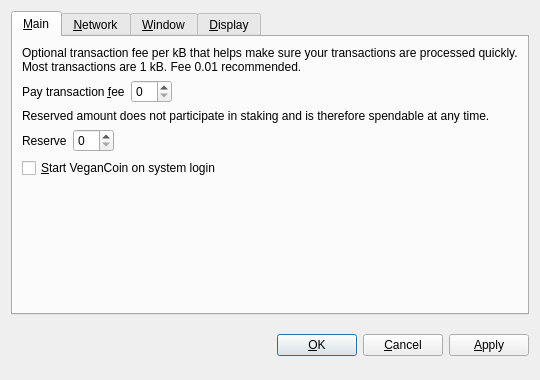
<?xml version="1.0" encoding="UTF-8"?>
<ui version="4.0">
 <class>OptionsDialog</class>
 <widget class="QDialog" name="OptionsDialog">
  <property name="geometry">
   <rect>
    <x>0</x>
    <y>0</y>
    <width>540</width>
    <height>380</height>
   </rect>
  </property>
  <property name="windowTitle">
   <string>Options</string>
  </property>
  <property name="modal">
   <bool>true</bool>
  </property>
  <layout class="QVBoxLayout" name="verticalLayout">
   <item>
    <widget class="QTabWidget" name="tabWidget">
     <property name="tabPosition">
      <enum>QTabWidget::North</enum>
     </property>
     <property name="currentIndex">
      <number>0</number>
     </property>
     <widget class="QWidget" name="tabMain">
      <attribute name="title">
       <string>&amp;Main</string>
      </attribute>
      <layout class="QVBoxLayout" name="verticalLayout_Main">
       <item>
        <widget class="QLabel" name="transactionFeeInfoLabel">
         <property name="text">
          <string>Optional transaction fee per kB that helps make sure your transactions are processed quickly. Most transactions are 1 kB. Fee 0.01 recommended.</string>
         </property>
         <property name="textFormat">
          <enum>Qt::PlainText</enum>
         </property>
         <property name="wordWrap">
          <bool>true</bool>
         </property>
        </widget>
       </item>
       <item>
        <layout class="QHBoxLayout" name="horizontalLayoutFee">
         <item>
          <widget class="QLabel" name="transactionFeeLabel">
           <property name="text">
            <string>Pay transaction &amp;fee</string>
           </property>
           <property name="textFormat">
            <enum>Qt::PlainText</enum>
           </property>
           <property name="buddy">
            <cstring>transactionFee</cstring>
           </property>
          </widget>
         </item>
         <item>
          <widget class="BitcoinAmountField" name="transactionFee"/>
         </item>
         <item>
          <spacer name="horizontalSpacerFee">
           <property name="orientation">
            <enum>Qt::Horizontal</enum>
           </property>
           <property name="sizeHint" stdset="0">
            <size>
             <width>40</width>
             <height>20</height>
            </size>
           </property>
          </spacer>
         </item>
        </layout>
       </item>
       <item>
        <widget class="QLabel" name="reserveBalanceInfoLabel">
         <property name="text">
          <string>Reserved amount does not participate in staking and is therefore spendable at any time.</string>
         </property>
         <property name="textFormat">
          <enum>Qt::PlainText</enum>
         </property>
         <property name="wordWrap">
          <bool>true</bool>
         </property>
        </widget>
       </item>
       <item>
        <layout class="QHBoxLayout" name="horizontalLayoutReserveBalance">
         <item>
          <widget class="QLabel" name="reserveBalanceLabel">
           <property name="text">
            <string>Reserve</string>
           </property>
           <property name="textFormat">
            <enum>Qt::PlainText</enum>
           </property>
           <property name="buddy">
            <cstring>reserveBalance</cstring>
           </property>
          </widget>
         </item>
         <item>
          <widget class="BitcoinAmountField" name="reserveBalance"/>
         </item>
         <item>
          <spacer name="horizontalSpacerReserveBalance">
           <property name="orientation">
            <enum>Qt::Horizontal</enum>
           </property>
           <property name="sizeHint" stdset="0">
            <size>
             <width>40</width>
             <height>20</height>
            </size>
           </property>
          </spacer>
         </item>
        </layout>
       </item>
       <item>
        <widget class="QCheckBox" name="bitcoinAtStartup">
         <property name="toolTip">
          <string>Automatically start VeganCoin after logging in to the system.</string>
         </property>
         <property name="text">
          <string>&amp;Start VeganCoin on system login</string>
         </property>
        </widget>
       </item>
       <item>
        <spacer name="verticalSpacer_Main">
         <property name="orientation">
          <enum>Qt::Vertical</enum>
         </property>
         <property name="sizeHint" stdset="0">
          <size>
           <width>20</width>
           <height>40</height>
          </size>
         </property>
        </spacer>
       </item>
      </layout>
     </widget>
     <widget class="QWidget" name="tabNetwork">
      <attribute name="title">
       <string>&amp;Network</string>
      </attribute>
      <layout class="QVBoxLayout" name="verticalLayout_Network">
       <item>
        <widget class="QCheckBox" name="mapPortUpnp">
         <property name="toolTip">
          <string>Automatically open the VeganCoin client port on the router. This only works when your router supports UPnP and it is enabled.</string>
         </property>
         <property name="text">
          <string>Map port using &amp;UPnP</string>
         </property>
        </widget>
       </item>
       <item>
        <widget class="QCheckBox" name="connectSocks">
         <property name="toolTip">
          <string>Connect to the VeganCoin network through a SOCKS proxy (e.g. when connecting through Tor).</string>
         </property>
         <property name="text">
          <string>&amp;Connect through SOCKS proxy:</string>
         </property>
        </widget>
       </item>
       <item>
        <layout class="QHBoxLayout" name="horizontalLayout_Network">
         <item>
          <widget class="QLabel" name="proxyIpLabel">
           <property name="text">
            <string>Proxy &amp;IP:</string>
           </property>
           <property name="textFormat">
            <enum>Qt::PlainText</enum>
           </property>
           <property name="buddy">
            <cstring>proxyIp</cstring>
           </property>
          </widget>
         </item>
         <item>
          <widget class="QValidatedLineEdit" name="proxyIp">
           <property name="maximumSize">
            <size>
             <width>140</width>
             <height>16777215</height>
            </size>
           </property>
           <property name="toolTip">
            <string>IP address of the proxy (e.g. 127.0.0.1)</string>
           </property>
          </widget>
         </item>
         <item>
          <widget class="QLabel" name="proxyPortLabel">
           <property name="text">
            <string>&amp;Port:</string>
           </property>
           <property name="textFormat">
            <enum>Qt::PlainText</enum>
           </property>
           <property name="buddy">
            <cstring>proxyPort</cstring>
           </property>
          </widget>
         </item>
         <item>
          <widget class="QLineEdit" name="proxyPort">
           <property name="maximumSize">
            <size>
             <width>55</width>
             <height>16777215</height>
            </size>
           </property>
           <property name="toolTip">
            <string>Port of the proxy (e.g. 9050)</string>
           </property>
          </widget>
         </item>
         <item>
          <widget class="QLabel" name="socksVersionLabel">
           <property name="text">
            <string>SOCKS &amp;Version:</string>
           </property>
           <property name="textFormat">
            <enum>Qt::PlainText</enum>
           </property>
           <property name="buddy">
            <cstring>socksVersion</cstring>
           </property>
          </widget>
         </item>
         <item>
          <widget class="QValueComboBox" name="socksVersion">
           <property name="toolTip">
            <string>SOCKS version of the proxy (e.g. 5)</string>
           </property>
          </widget>
         </item>
         <item>
          <spacer name="horizontalSpacer_Network">
           <property name="orientation">
            <enum>Qt::Horizontal</enum>
           </property>
           <property name="sizeHint" stdset="0">
            <size>
             <width>40</width>
             <height>20</height>
            </size>
           </property>
          </spacer>
         </item>
        </layout>
       </item>
       <item>
        <spacer name="verticalSpacer_Network">
         <property name="orientation">
          <enum>Qt::Vertical</enum>
         </property>
         <property name="sizeHint" stdset="0">
          <size>
           <width>20</width>
           <height>40</height>
          </size>
         </property>
        </spacer>
       </item>
      </layout>
     </widget>
     <widget class="QWidget" name="tabWindow">
      <attribute name="title">
       <string>&amp;Window</string>
      </attribute>
      <layout class="QVBoxLayout" name="verticalLayout_Window">
       <item>
        <widget class="QCheckBox" name="minimizeToTray">
         <property name="toolTip">
          <string>Show only a tray icon after minimizing the window.</string>
         </property>
         <property name="text">
          <string>&amp;Minimize to the tray instead of the taskbar</string>
         </property>
        </widget>
       </item>
       <item>
        <widget class="QCheckBox" name="minimizeOnClose">
         <property name="toolTip">
          <string>Minimize instead of exit the application when the window is closed. When this option is enabled, the application will be closed only after selecting Quit in the menu.</string>
         </property>
         <property name="text">
          <string>M&amp;inimize on close</string>
         </property>
        </widget>
       </item>
       <item>
        <spacer name="verticalSpacer_Window">
         <property name="orientation">
          <enum>Qt::Vertical</enum>
         </property>
         <property name="sizeHint" stdset="0">
          <size>
           <width>20</width>
           <height>40</height>
          </size>
         </property>
        </spacer>
       </item>
      </layout>
     </widget>
     <widget class="QWidget" name="tabDisplay">
      <attribute name="title">
       <string>&amp;Display</string>
      </attribute>
      <layout class="QVBoxLayout" name="verticalLayout_Display">
       <item>
        <layout class="QHBoxLayout" name="horizontalLayout_1_Display">
         <item>
          <widget class="QLabel" name="langLabel">
           <property name="text">
            <string>User Interface &amp;language:</string>
           </property>
           <property name="textFormat">
            <enum>Qt::PlainText</enum>
           </property>
           <property name="buddy">
            <cstring>lang</cstring>
           </property>
          </widget>
         </item>
         <item>
          <widget class="QValueComboBox" name="lang">
           <property name="toolTip">
            <string>The user interface language can be set here. This setting will take effect after restarting VeganCoin.</string>
           </property>
          </widget>
         </item>
        </layout>
       </item>
       <item>
        <layout class="QHBoxLayout" name="horizontalLayout_2_Display">
         <item>
          <widget class="QLabel" name="unitLabel">
           <property name="text">
            <string>&amp;Unit to show amounts in:</string>
           </property>
           <property name="textFormat">
            <enum>Qt::PlainText</enum>
           </property>
           <property name="buddy">
            <cstring>unit</cstring>
           </property>
          </widget>
         </item>
         <item>
          <widget class="QValueComboBox" name="unit">
           <property name="toolTip">
            <string>Choose the default subdivision unit to show in the interface and when sending coins.</string>
           </property>
          </widget>
         </item>
        </layout>
       </item>
       <item>
        <widget class="QCheckBox" name="displayAddresses">
         <property name="toolTip">
          <string>Whether to show VeganCoin addresses in the transaction list or not.</string>
         </property>
         <property name="text">
          <string>&amp;Display addresses in transaction list</string>
         </property>
        </widget>
       </item>
       <item>
        <widget class="QCheckBox" name="coinControlFeatures">
         <property name="toolTip">
          <string>Whether to show coin control features or not.</string>
         </property>
         <property name="text">
          <string>Display coin &amp;control features (experts only!)</string>
         </property>
        </widget>
       </item>
       <item>
        <spacer name="verticalSpacer_Display">
         <property name="orientation">
          <enum>Qt::Vertical</enum>
         </property>
         <property name="sizeHint" stdset="0">
          <size>
           <width>20</width>
           <height>40</height>
          </size>
         </property>
        </spacer>
       </item>
      </layout>
     </widget>
    </widget>
   </item>
   <item>
    <layout class="QHBoxLayout" name="horizontalLayout_Buttons">
     <item>
      <spacer name="horizontalSpacer_1">
       <property name="orientation">
        <enum>Qt::Horizontal</enum>
       </property>
       <property name="sizeHint" stdset="0">
        <size>
         <width>40</width>
         <height>48</height>
        </size>
       </property>
      </spacer>
     </item>
     <item>
      <widget class="QLabel" name="statusLabel">
       <property name="font">
        <font>
         <weight>75</weight>
         <bold>true</bold>
        </font>
       </property>
       <property name="text">
        <string/>
       </property>
       <property name="textFormat">
        <enum>Qt::PlainText</enum>
       </property>
       <property name="wordWrap">
        <bool>true</bool>
       </property>
      </widget>
     </item>
     <item>
      <spacer name="horizontalSpacer_2">
       <property name="orientation">
        <enum>Qt::Horizontal</enum>
       </property>
       <property name="sizeHint" stdset="0">
        <size>
         <width>40</width>
         <height>48</height>
        </size>
       </property>
      </spacer>
     </item>
     <item>
      <widget class="QPushButton" name="okButton">
       <property name="text">
        <string>&amp;OK</string>
       </property>
      </widget>
     </item>
     <item>
      <widget class="QPushButton" name="cancelButton">
       <property name="text">
        <string>&amp;Cancel</string>
       </property>
       <property name="autoDefault">
        <bool>false</bool>
       </property>
      </widget>
     </item>
     <item>
      <widget class="QPushButton" name="applyButton">
       <property name="text">
        <string>&amp;Apply</string>
       </property>
       <property name="autoDefault">
        <bool>false</bool>
       </property>
      </widget>
     </item>
    </layout>
   </item>
  </layout>
 </widget>
 <customwidgets>
  <customwidget>
   <class>BitcoinAmountField</class>
   <extends>QSpinBox</extends>
   <header>bitcoinamountfield.h</header>
  </customwidget>
  <customwidget>
   <class>QValueComboBox</class>
   <extends>QComboBox</extends>
   <header>qvaluecombobox.h</header>
  </customwidget>
  <customwidget>
   <class>QValidatedLineEdit</class>
   <extends>QLineEdit</extends>
   <header>qvalidatedlineedit.h</header>
  </customwidget>
 </customwidgets>
 <resources/>
 <connections/>
</ui>
